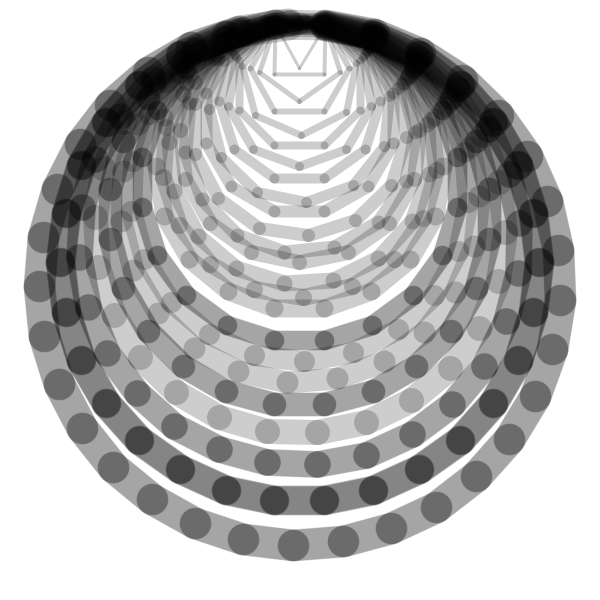
Frame 1 (no input)
Frame 60 (the mouse pressed at the canvas centre just before this capture): identical to frame 1, image omitted
Frame 120 (the mouse held since frame 60 and released just before this capture): identical to frame 1, image omitted

The Processing sketch that drew this single still picture (run headless with seeded random() and noise(); from frame 60 on, the mouse is pressed at the canvas centre):

// Processing sketch: processing_1134
// ── processing_1134.pde

int instance_limit = 32;
int z_level_height = -25;
int ray_limit;
float ray_length = 50;
float angle;

void setup() {
  size(600, 600);
  noFill();
  smooth();
}

void draw() {
  background(255);

  translate(width/2 + ray_length/2, 25);

  for (int instance_count = 3; instance_count <= instance_limit; instance_count++)
  {
    ray_limit = instance_count;
    angle = 360/ instance_count;

    pushMatrix();
    for (int ray_count = 1; ray_count <= ray_limit; ray_count++) {  
      rotate(theta(angle));
      strokeWeight(instance_count);
      stroke(0, 0, 0, 50);
      line(0, 0, ray_length, 0);
      translate(ray_length, 0);
    }
    popMatrix();  
  }
 
}

float theta (float rotation) {
  float conversion = (rotation/360)*TWO_PI;
  return conversion;
}
